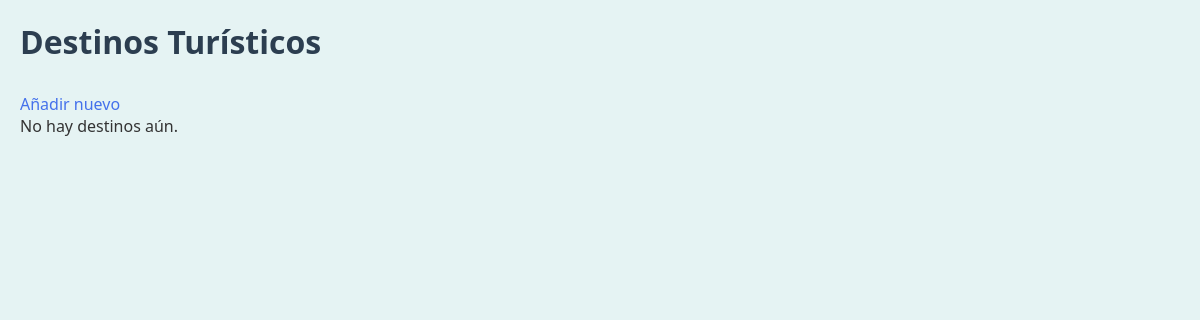
The app's page /, older data.
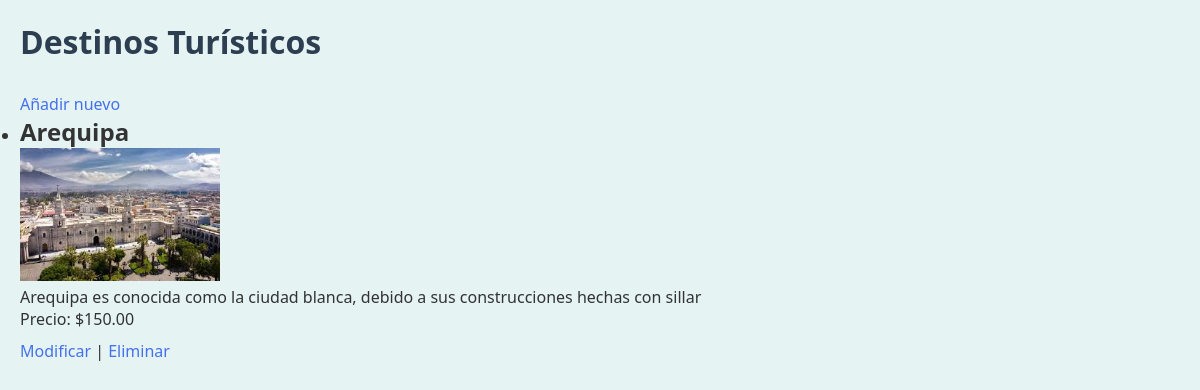
The same page, newer data.
### turismo/models.py (models this page shows, shortened)
class DestinosTuristicos(models.Model):
    nombreCiudad = models.CharField(max_length=100)
    descripcionCiudad = models.TextField()
    imagenCiudad = models.ImageField(upload_to='imagenes/')
    precioTour = models.DecimalField(max_digits=10, decimal_places=2)
    ofertaTour = models.BooleanField(default=False)

### turismo/views.py (the view)
# urls.py: path('', views.listar_destinos, name='listar'),
def listar_destinos(request):
    destinos = DestinosTuristicos.objects.all()
    return render(request, 'turismo/listar.html', {'destinos': destinos})

### turismo/templates/turismo/listar.html (shortened to what this page needs)
{% load static %}
<!DOCTYPE html>
<html lang="es">
<head>
    <link rel="stylesheet" href="{% static 'turismo/styles.css' %}">
</head>
<body>
    <h1>Destinos Turísticos</h1>
    <a href="{% url 'añadir' %}">Añadir nuevo</a>
    <ul>
    {% for destino in destinos %}
      <li>
        <h2>{{ destino.nombreCiudad }}</h2>
        <img src="{{ destino.imagenCiudad.url }}" width="200" alt="Imagen de {{ destino.nombreCiudad }}">
        <p>{{ destino.descripcionCiudad }}</p>
        <p>Precio: ${{ destino.precioTour }}</p>
        <a href="{% url 'modificar' destino.id %}">Modificar</a> |
        <a href="{% url 'eliminar' destino.id %}">Eliminar</a>
      </li>
    {% empty %}
      <p>No hay destinos aún.</p>
    {% endfor %}
    </ul>
</body>
</html>

Row changes from the older to the newer data that the page shows:
added DestinosTuristicos: nombreCiudad "Arequipa", imagenCiudad (picture), descripcionCiudad "Arequipa es conocida como la ciudad blanca, debido a sus construcciones hechas con sillar", precioTour "150.00"
Text that changed along with them:
text no longer shown: "No hay destinos aún."
